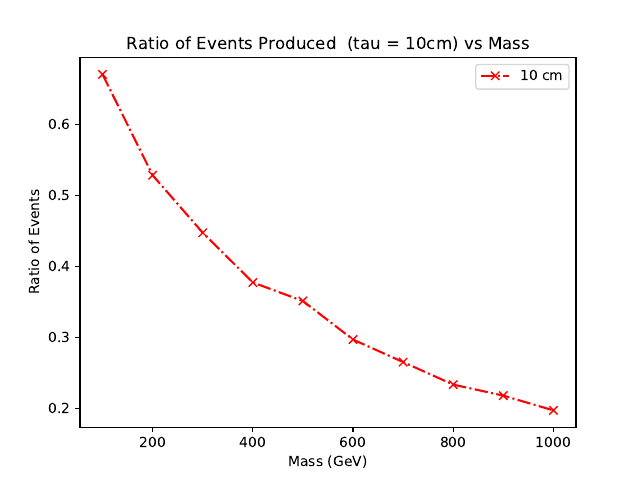

Write Python code to recreate this figure.
import matplotlib.pyplot as plt

## for 10 cm 
x1 = [100, 200, 300, 400, 500, 600, 700, 800, 900, 1000]
y1 = [6700,5280,4471,3771,3510,2967,2650,2333,2178,1970]
y1 = [element / 10000 for element in y1]
yerr1 =10
plt.plot(x1, y1,marker='x', linestyle='dashdot', color='r', label='10 cm')


plt.title('Ratio of Events Produced  (tau = 10cm) vs Mass')
plt.xlabel('Mass (GeV)')
plt.ylabel('Ratio of Events')
plt.legend()
plt.savefig('comp_tau_10cm.pdf')  
plt.show()
